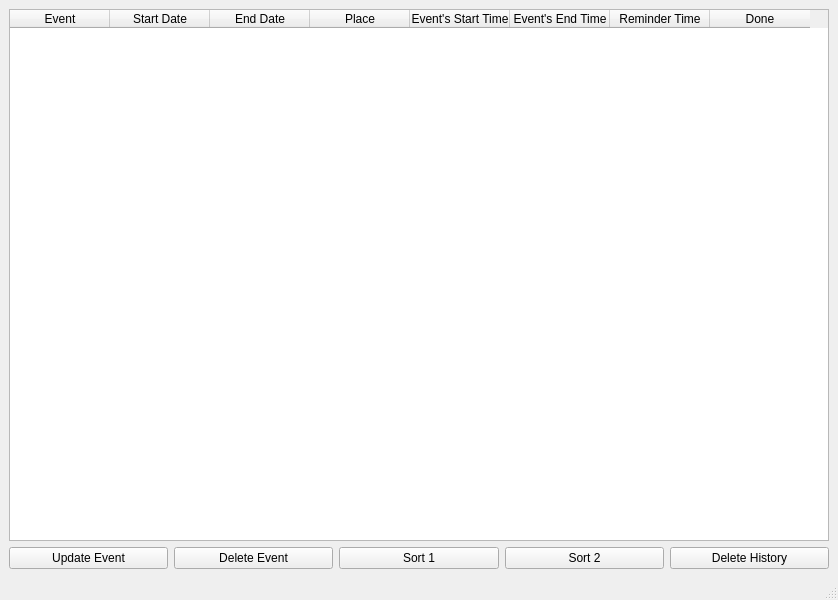
<?xml version="1.0" encoding="UTF-8"?>
<ui version="4.0">
 <class>allEvents</class>
 <widget class="QMainWindow" name="allEvents">
  <property name="geometry">
   <rect>
    <x>0</x>
    <y>0</y>
    <width>838</width>
    <height>600</height>
   </rect>
  </property>
  <property name="windowTitle">
   <string>current_events</string>
  </property>
  <widget class="QWidget" name="centralwidget">
   <layout class="QGridLayout" name="gridLayout">
    <item row="4" column="2">
     <widget class="QPushButton" name="pushButton_3">
      <property name="text">
       <string>Sort 1</string>
      </property>
     </widget>
    </item>
    <item row="4" column="1">
     <widget class="QPushButton" name="pushButton">
      <property name="text">
       <string>Delete Event</string>
      </property>
     </widget>
    </item>
    <item row="4" column="0">
     <widget class="QPushButton" name="pushButton_4">
      <property name="text">
       <string>Update Event</string>
      </property>
     </widget>
    </item>
    <item row="4" column="3">
     <widget class="QPushButton" name="pushButton_2">
      <property name="text">
       <string>Sort 2</string>
      </property>
     </widget>
    </item>
    <item row="4" column="4">
     <widget class="QPushButton" name="pushButton_5">
      <property name="text">
       <string>Delete History</string>
      </property>
     </widget>
    </item>
    <item row="0" column="0" colspan="5">
     <widget class="QTableWidget" name="tableWidget">
      <property name="sizePolicy">
       <sizepolicy hsizetype="Preferred" vsizetype="Preferred">
        <horstretch>0</horstretch>
        <verstretch>0</verstretch>
       </sizepolicy>
      </property>
      <column>
       <property name="text">
        <string>Event</string>
       </property>
      </column>
      <column>
       <property name="text">
        <string>Start Date</string>
       </property>
      </column>
      <column>
       <property name="text">
        <string>End Date</string>
       </property>
      </column>
      <column>
       <property name="text">
        <string>Place</string>
       </property>
      </column>
      <column>
       <property name="text">
        <string>Event's Start Time</string>
       </property>
      </column>
      <column>
       <property name="text">
        <string>Event's End Time</string>
       </property>
      </column>
      <column>
       <property name="text">
        <string>Reminder Time</string>
       </property>
      </column>
      <column>
       <property name="text">
        <string>Done</string>
       </property>
      </column>
     </widget>
    </item>
   </layout>
  </widget>
  <widget class="QMenuBar" name="menubar">
   <property name="geometry">
    <rect>
     <x>0</x>
     <y>0</y>
     <width>838</width>
     <height>26</height>
    </rect>
   </property>
  </widget>
  <widget class="QStatusBar" name="statusbar"/>
 </widget>
 <resources/>
 <connections/>
</ui>
